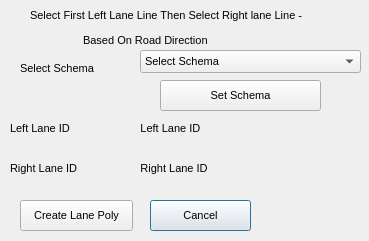
<?xml version="1.0" encoding="UTF-8"?>
<ui version="4.0">
 <class>LanePolyCreater2DialogBase</class>
 <widget class="QDialog" name="LanePolyCreater2DialogBase">
  <property name="geometry">
   <rect>
    <x>0</x>
    <y>0</y>
    <width>369</width>
    <height>241</height>
   </rect>
  </property>
  <property name="font">
   <font>
    <pointsize>8</pointsize>
   </font>
  </property>
  <property name="windowTitle">
   <string> Auto Lane Poly Creater </string>
  </property>
  <widget class="QPushButton" name="Cancel">
   <property name="geometry">
    <rect>
     <x>150</x>
     <y>200</y>
     <width>101</width>
     <height>31</height>
    </rect>
   </property>
   <property name="text">
    <string>Cancel</string>
   </property>
  </widget>
  <widget class="QPushButton" name="Submit">
   <property name="geometry">
    <rect>
     <x>20</x>
     <y>200</y>
     <width>113</width>
     <height>31</height>
    </rect>
   </property>
   <property name="text">
    <string>Create Lane Poly</string>
   </property>
  </widget>
  <widget class="QLabel" name="label">
   <property name="geometry">
    <rect>
     <x>30</x>
     <y>0</y>
     <width>451</width>
     <height>31</height>
    </rect>
   </property>
   <property name="font">
    <font>
     <pointsize>8</pointsize>
     <weight>50</weight>
     <bold>false</bold>
    </font>
   </property>
   <property name="text">
    <string>Select First Left Lane Line Then Select Right lane Line -</string>
   </property>
  </widget>
  <widget class="QLabel" name="label_2">
   <property name="geometry">
    <rect>
     <x>10</x>
     <y>120</y>
     <width>91</width>
     <height>17</height>
    </rect>
   </property>
   <property name="text">
    <string>Left Lane ID</string>
   </property>
  </widget>
  <widget class="QLabel" name="label_3">
   <property name="geometry">
    <rect>
     <x>10</x>
     <y>160</y>
     <width>101</width>
     <height>17</height>
    </rect>
   </property>
   <property name="text">
    <string>Right Lane ID</string>
   </property>
  </widget>
  <widget class="QLabel" name="label_4">
   <property name="geometry">
    <rect>
     <x>110</x>
     <y>120</y>
     <width>281</width>
     <height>17</height>
    </rect>
   </property>
   <property name="text">
    <string>          Left Lane ID</string>
   </property>
  </widget>
  <widget class="QLabel" name="label_5">
   <property name="geometry">
    <rect>
     <x>110</x>
     <y>160</y>
     <width>281</width>
     <height>17</height>
    </rect>
   </property>
   <property name="text">
    <string>          Right Lane ID</string>
   </property>
  </widget>
  <widget class="QLabel" name="label_6">
   <property name="geometry">
    <rect>
     <x>80</x>
     <y>30</y>
     <width>231</width>
     <height>20</height>
    </rect>
   </property>
   <property name="text">
    <string> Based On Road Direction</string>
   </property>
  </widget>
  <widget class="QLabel" name="label_7">
   <property name="geometry">
    <rect>
     <x>20</x>
     <y>60</y>
     <width>91</width>
     <height>17</height>
    </rect>
   </property>
   <property name="text">
    <string>Select Schema</string>
   </property>
  </widget>
  <widget class="QComboBox" name="cb">
   <property name="geometry">
    <rect>
     <x>140</x>
     <y>50</y>
     <width>221</width>
     <height>23</height>
    </rect>
   </property>
   <item>
    <property name="text">
     <string>Select Schema</string>
    </property>
   </item>
  </widget>
  <widget class="QPushButton" name="Set_Schema">
   <property name="geometry">
    <rect>
     <x>160</x>
     <y>80</y>
     <width>161</width>
     <height>31</height>
    </rect>
   </property>
   <property name="text">
    <string>Set Schema</string>
   </property>
  </widget>
 </widget>
 <resources/>
 <connections/>
</ui>
